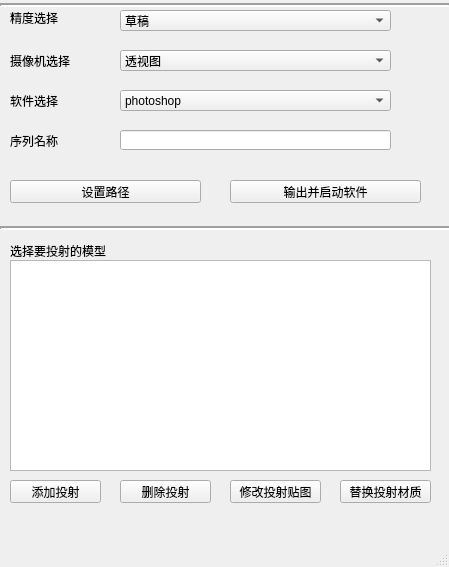
<?xml version="1.0" encoding="UTF-8"?>
<ui version="4.0">
 <class>J_2DTransfer</class>
 <widget class="QMainWindow" name="J_2DTransfer">
  <property name="geometry">
   <rect>
    <x>0</x>
    <y>0</y>
    <width>449</width>
    <height>567</height>
   </rect>
  </property>
  <property name="windowTitle">
   <string>J_2DTransfor</string>
  </property>
  <widget class="QWidget" name="centralwidget">
   <widget class="Line" name="line">
    <property name="geometry">
     <rect>
      <x>0</x>
      <y>-15</y>
      <width>450</width>
      <height>41</height>
     </rect>
    </property>
    <property name="minimumSize">
     <size>
      <width>450</width>
      <height>0</height>
     </size>
    </property>
    <property name="maximumSize">
     <size>
      <width>450</width>
      <height>450</height>
     </size>
    </property>
    <property name="lineWidth">
     <number>2</number>
    </property>
    <property name="orientation">
     <enum>Qt::Horizontal</enum>
    </property>
   </widget>
   <widget class="QComboBox" name="comboBox">
    <property name="geometry">
     <rect>
      <x>120</x>
      <y>10</y>
      <width>271</width>
      <height>21</height>
     </rect>
    </property>
    <item>
     <property name="text">
      <string>草稿</string>
     </property>
    </item>
    <item>
     <property name="text">
      <string>低精度</string>
     </property>
    </item>
    <item>
     <property name="text">
      <string>高精度</string>
     </property>
    </item>
    <item>
     <property name="text">
      <string>全尺寸</string>
     </property>
    </item>
   </widget>
   <widget class="QLabel" name="label_2">
    <property name="geometry">
     <rect>
      <x>10</x>
      <y>10</y>
      <width>91</width>
      <height>16</height>
     </rect>
    </property>
    <property name="text">
     <string>精度选择</string>
    </property>
    <property name="alignment">
     <set>Qt::AlignLeading|Qt::AlignLeft|Qt::AlignVCenter</set>
    </property>
   </widget>
   <widget class="QLabel" name="label_3">
    <property name="geometry">
     <rect>
      <x>10</x>
      <y>50</y>
      <width>91</width>
      <height>21</height>
     </rect>
    </property>
    <property name="text">
     <string>摄像机选择</string>
    </property>
    <property name="alignment">
     <set>Qt::AlignLeading|Qt::AlignLeft|Qt::AlignVCenter</set>
    </property>
   </widget>
   <widget class="QComboBox" name="comboBox_2">
    <property name="geometry">
     <rect>
      <x>120</x>
      <y>50</y>
      <width>271</width>
      <height>21</height>
     </rect>
    </property>
    <item>
     <property name="text">
      <string>透视图</string>
     </property>
    </item>
   </widget>
   <widget class="QLabel" name="label">
    <property name="geometry">
     <rect>
      <x>10</x>
      <y>130</y>
      <width>54</width>
      <height>21</height>
     </rect>
    </property>
    <property name="text">
     <string>序列名称</string>
    </property>
   </widget>
   <widget class="QLineEdit" name="lineEdit">
    <property name="geometry">
     <rect>
      <x>120</x>
      <y>130</y>
      <width>271</width>
      <height>20</height>
     </rect>
    </property>
   </widget>
   <widget class="QLabel" name="label_4">
    <property name="geometry">
     <rect>
      <x>10</x>
      <y>90</y>
      <width>54</width>
      <height>21</height>
     </rect>
    </property>
    <property name="text">
     <string>软件选择</string>
    </property>
   </widget>
   <widget class="QComboBox" name="comboBox_3">
    <property name="geometry">
     <rect>
      <x>120</x>
      <y>90</y>
      <width>271</width>
      <height>21</height>
     </rect>
    </property>
    <item>
     <property name="text">
      <string>photoshop</string>
     </property>
    </item>
   </widget>
   <widget class="QPushButton" name="pushButton">
    <property name="geometry">
     <rect>
      <x>10</x>
      <y>180</y>
      <width>191</width>
      <height>23</height>
     </rect>
    </property>
    <property name="text">
     <string>设置路径</string>
    </property>
   </widget>
   <widget class="QPushButton" name="pushButton_2">
    <property name="geometry">
     <rect>
      <x>230</x>
      <y>180</y>
      <width>191</width>
      <height>23</height>
     </rect>
    </property>
    <property name="text">
     <string>输出并启动软件</string>
    </property>
   </widget>
   <widget class="Line" name="line_2">
    <property name="geometry">
     <rect>
      <x>0</x>
      <y>220</y>
      <width>451</width>
      <height>16</height>
     </rect>
    </property>
    <property name="cursor">
     <cursorShape>WaitCursor</cursorShape>
    </property>
    <property name="lineWidth">
     <number>2</number>
    </property>
    <property name="orientation">
     <enum>Qt::Horizontal</enum>
    </property>
   </widget>
   <widget class="QListView" name="listView">
    <property name="geometry">
     <rect>
      <x>10</x>
      <y>260</y>
      <width>421</width>
      <height>211</height>
     </rect>
    </property>
   </widget>
   <widget class="QLabel" name="label_5">
    <property name="geometry">
     <rect>
      <x>10</x>
      <y>240</y>
      <width>241</width>
      <height>21</height>
     </rect>
    </property>
    <property name="text">
     <string>选择要投射的模型</string>
    </property>
   </widget>
   <widget class="QPushButton" name="pushButton_3">
    <property name="geometry">
     <rect>
      <x>10</x>
      <y>480</y>
      <width>91</width>
      <height>23</height>
     </rect>
    </property>
    <property name="text">
     <string>添加投射</string>
    </property>
   </widget>
   <widget class="QPushButton" name="pushButton_4">
    <property name="geometry">
     <rect>
      <x>120</x>
      <y>480</y>
      <width>91</width>
      <height>23</height>
     </rect>
    </property>
    <property name="text">
     <string>删除投射</string>
    </property>
   </widget>
   <widget class="QPushButton" name="pushButton_5">
    <property name="geometry">
     <rect>
      <x>230</x>
      <y>480</y>
      <width>91</width>
      <height>23</height>
     </rect>
    </property>
    <property name="text">
     <string>修改投射贴图</string>
    </property>
   </widget>
   <widget class="QPushButton" name="pushButton_6">
    <property name="geometry">
     <rect>
      <x>340</x>
      <y>480</y>
      <width>91</width>
      <height>23</height>
     </rect>
    </property>
    <property name="text">
     <string>替换投射材质</string>
    </property>
   </widget>
  </widget>
  <widget class="QMenuBar" name="menubar">
   <property name="geometry">
    <rect>
     <x>0</x>
     <y>0</y>
     <width>449</width>
     <height>23</height>
    </rect>
   </property>
  </widget>
  <widget class="QStatusBar" name="statusbar"/>
 </widget>
 <resources/>
 <connections/>
</ui>
